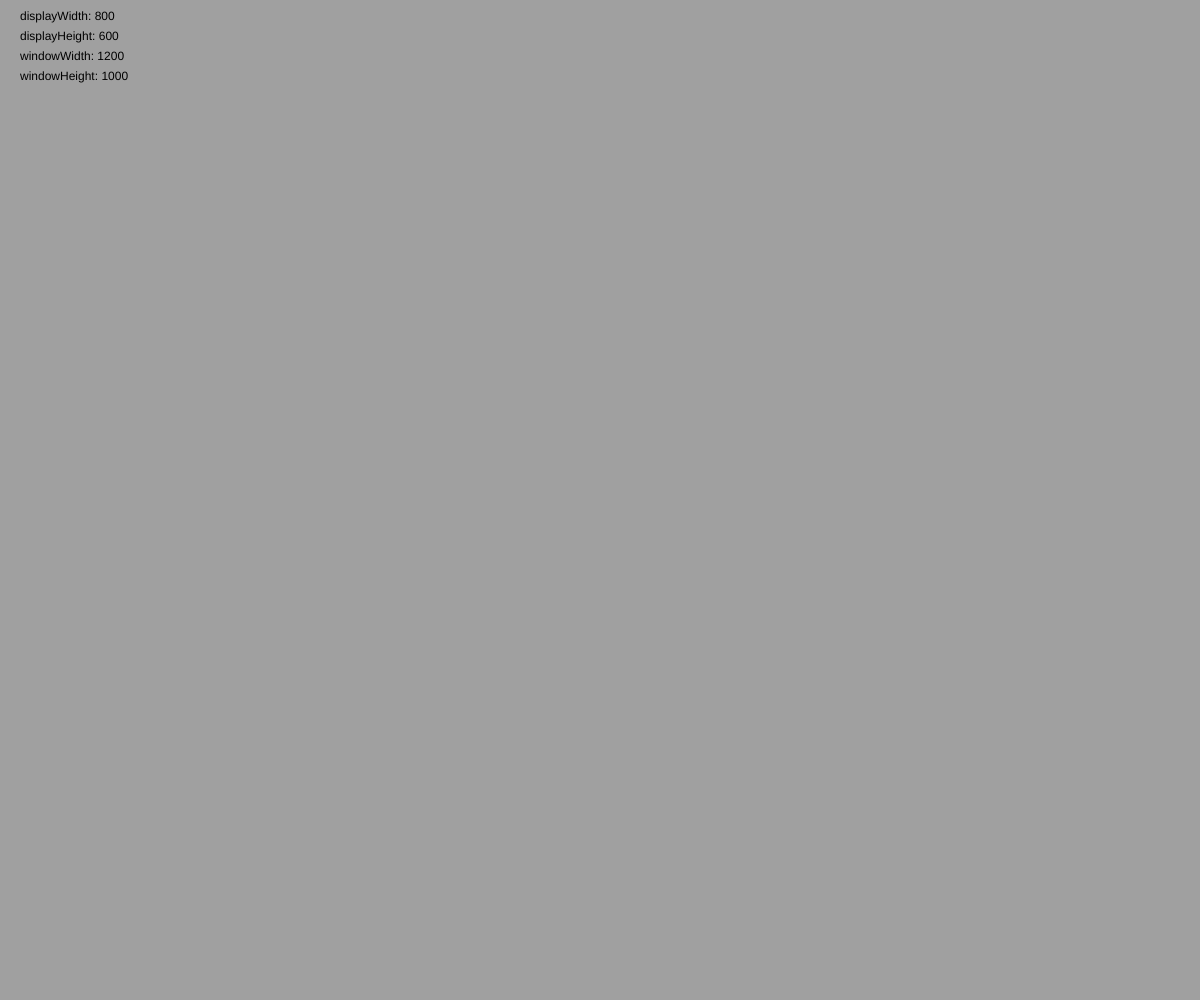
Frame 1 (no input)
Frame 60 (no input): identical to frame 1, image omitted
Frame 120 (the mouse pressed at the canvas centre since frame 60): identical to frame 1, image omitted

The p5.js sketch that drew this single still picture (run headless with seeded random() and noise() and a simulated clock; from frame 60 on, the mouse is pressed at the canvas centre):

// p5.js sketch
// ── sketch.js
function setup() {
  createCanvas(windowWidth, windowHeight
  );
  // setup canvas
}

function draw() {
  background(160);
  fill(0);
  text('displayWidth: ' + displayWidth, 20, 20);
  text('displayHeight: ' + displayHeight, 20, 40);
  text('windowWidth: ' + windowWidth, 20, 60);
  text('windowHeight: ' + windowHeight, 20, 80);
}


// like mousePressed()
function touchStarted() {
  noStroke();
  fill(180);
  rect(mouseX, mouseY, 10, 10);
  // prevent default
  return false;
}
// like mouseDragged()
function touchMoved() {
  noStroke();
  fill(220);
  rect(mouseX, mouseY, 5, 5);
  // prevent default
  return false;
}

function windowResized() {
  resizeCanvas(windowWidth, windowHeight);
}
